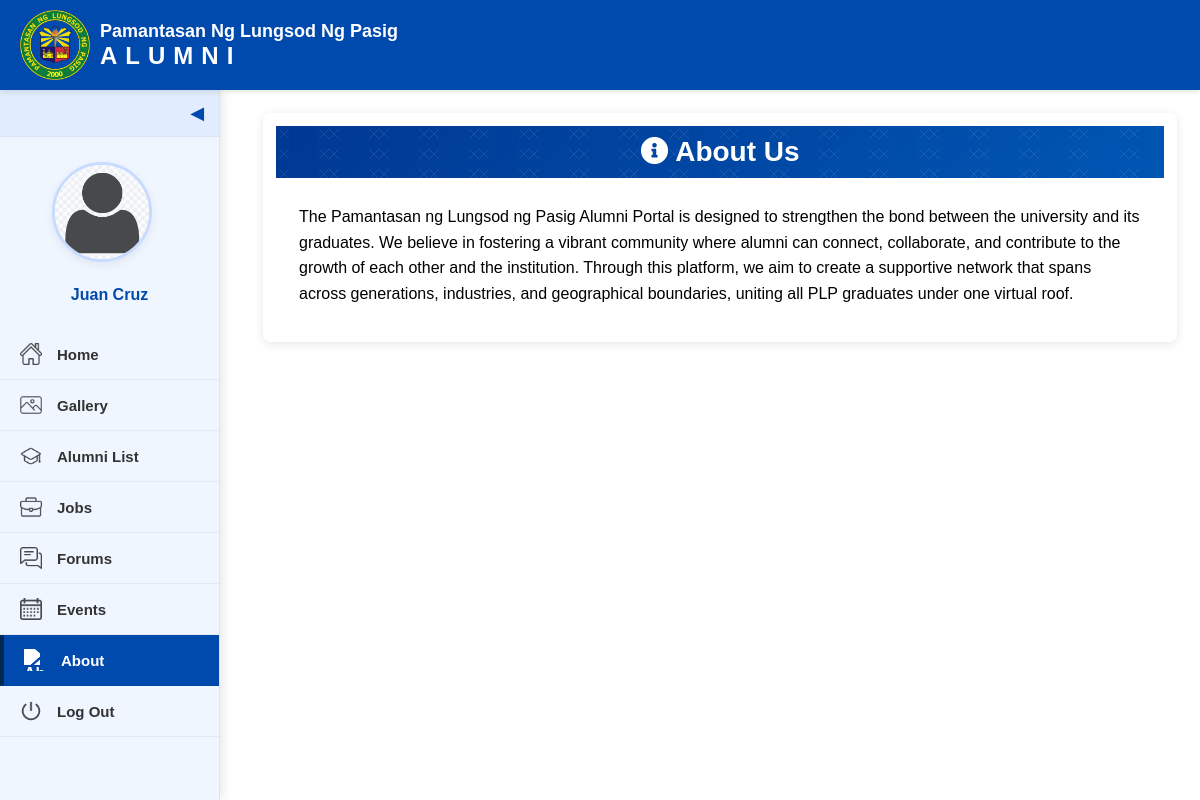
/alumni-about.php (signed in), run on the app's committed database.
### tables this page shows
CREATE TABLE `alumnus_bio` (
  `id` int(11) NOT NULL,
  `alumni_id` varchar(20) NOT NULL,
  `firstname` varchar(200) NOT NULL,
  `middlename` varchar(200) NOT NULL,
  `lastname` varchar(200) NOT NULL,
  `gender` varchar(20) NOT NULL,
  `batch` year(4) NOT NULL,
  `course_id` int(30) NOT NULL,
  `email` varchar(250) NOT NULL,
  `connected_to` tinyint(1) NOT NULL,
  `avatar` text NOT NULL,
  `status` tinyint(1) NOT NULL DEFAULT 0 COMMENT '0= Unverified, 1= Verified',
  `date_created` date NOT NULL DEFAULT current_timestamp()
);

CREATE TABLE `users` (
  `id` int(11) NOT NULL,
  `alumni_id` varchar(20) NOT NULL,
  `name` text NOT NULL,
  `username` varchar(200) NOT NULL,
  `password` text NOT NULL,
  `type` tinyint(1) NOT NULL DEFAULT 3 COMMENT '1=Admin,2=Alumni officer, 3= alumnus',
  `auto_generated_pass` text NOT NULL
);

CREATE TABLE `system_settings` (
  `id` int(30) NOT NULL,
  `name` text NOT NULL,
  `email` varchar(200) NOT NULL,
  `contact` varchar(20) NOT NULL,
  `cover_img` text NOT NULL,
  `about_content` text NOT NULL
);

### alumni-about.php (the view, shortened to what this page needs)
<?php
include 'admin/db_connect.php';
$about_query = "SELECT about_content, name FROM system_settings LIMIT 1";
$about_result = $conn->query($about_query);
$about_data = $about_result->fetch_assoc();
$about_content = $about_data['about_content'] ?? '';
$avatar = 'images/avatar.png';
$display_name = 'Alumni User';
if(isset($_SESSION['login_id'])) {
    $alumni_id = $_SESSION['login_id'];
    $user_query = "SELECT * FROM users WHERE alumni_id = ?";
    $user_stmt = $conn->prepare($user_query);
    $user_stmt->bind_param("s", $alumni_id);
    $user_stmt->execute();
    $user_result = $user_stmt->get_result();
    $user_data = $user_result->fetch_assoc();
    $alumni_query = "SELECT * FROM alumnus_bio WHERE alumni_id = ?";
    $alumni_stmt = $conn->prepare($alumni_query);
    $alumni_stmt->bind_param("s", $alumni_id);
    $alumni_stmt->execute();
    $alumni_result = $alumni_stmt->get_result();
    $alumni_data = $alumni_result->fetch_assoc();
    if(isset($user_data['name'])) {
        $display_name = $user_data['name'];
    }
    if(!empty($alumni_data['avatar']) && file_exists($alumni_data['avatar'])) {
        $avatar = $alumni_data['avatar'];
    }
}
?>
<!DOCTYPE html>
<html>
    <head>
        <link rel="stylesheet" href="style.css">
        <link rel="stylesheet" href="alumni-about.css">
        <link rel="stylesheet" href="https://cdnjs.cloudflare.com/ajax/libs/font-awesome/5.15.4/css/all.min.css">
    </head>
    <body>
        <div class="interface-header">
            <img src="images/logo.png" alt="PLP Logo" class="logo-interface">
            <div class="text">
                <div class="school-name">Pamantasan Ng Lungsod Ng Pasig</div>
                <div class="alumni-title">ALUMNI</div>
            </div>
        </div>
        <div class="about">
            <div class="sidebar" id="sidebar">
                <div class="toggle-btn" onclick="toggleSidebar()">&#x25C0;</div>
                <div class="sidebar-content">
                    <div class="profile-section">
                        <a href="alumni-manage-profile.php" class="profile-pic">
                            <img src="<?php echo htmlspecialchars($avatar); ?>" alt="Profile Picture">
                        </a>
                        <div class="profile-name"><?php echo htmlspecialchars($display_name); ?></div>
                    </div>
                    <a href="alumni-home.php"><img src="images/home.png" alt="Home"><span>Home</span></a>
                    <a href="alumni-gallery.php"><img src="images/gallery.png" alt="Gallery"><span>Gallery</span></a>
                    <a href="alumni-list.php"><img src="images/alumni_list.png" alt="Alumni List"><span>Alumni List</span></a>
                    <a href="alumni-job.php"><img src="images/jobs.png" alt="Jobs"><span>Jobs</span></a>
                    <a href="alumni-forums.php"><img src="images/forums.png" alt="Forums"><span>Forums</span></a>
                    <a href="alumni-events.php"><img src="images/calendar.png" alt="Events"><span>Events</span></a>
                    <a href="alumni-about.php" class="active"><img src="images/about.png" alt="About"><span>About</span></a>
                    <a href="landing.php"><img src="images/log-out.png" alt="Log Out"><span>Log Out</span></a>
                </div>
            </div>
            <div class="main-content">
                <div class="about-container">
                    <div class="about-header">
                        <div class="about-header-pattern"></div>
                        <h1><i class="fas fa-info-circle"></i> About Us</h1>
                    </div>
                    <div class="about-content">
                        <?php if(!empty($about_content)): ?>
                            <div class="about-section">
                                <?php echo html_entity_decode($about_content); ?>
                            </div>
                        <?php endif; ?>
                    </div>
                </div>
            </div>
        </div>
    </body>
</html>

### style.css (style rules this page uses)
* { margin: 0; padding: 0; box-sizing: border-box; overscroll-behavior: none; }
body { font-family: Arial, sans-serif; background-color: #ffffff; }
.text { display: flex; flex-direction: column; }
.school-name { font-size: 18px; color: #003366; font-weight: bold; }
.alumni-title { font-size: 24px; color: #003366; letter-spacing: 8px; font-weight: bold; }
.interface-header { background-color: #004aad; color: white; padding: 10px 20px; display: flex; align-items: center; position: fixed; top: 0; left: 0; width: 100%; z-index: 100; box-shadow: 0 2px 5px rgba(0, 0, 0, 0.1); height: 90px; }
.interface-header .school-name { color: white; }
.interface-header .alumni-title { color: white; }
.logo-interface { height: 70px; margin-right: 10px; }
.sidebar { background-color: #f0f6ff; width: 220px; height: calc(100vh - 90px); position: fixed; top: 90px; left: 0; display: flex; flex-direction: column; transition: all 0.3s ease; z-index: 5; overflow: hidden; box-shadow: 2px 0 10px rgba(0, 0, 0, 0.1); border-right: 1px solid #d9e5f6; }
.sidebar-content { width: 100%; display: flex; flex-direction: column; align-items: center; max-height: calc(100vh - 90px); overflow-y: auto; padding: 0 0 20px 0; -ms-overflow-style: none; scrollbar-width: none; }
.profile-section { display: flex; flex-direction: column; align-items: center; margin: 25px 0; padding: 0 10px; width: 100%; }
.profile-pic { position: relative; margin-bottom: 15px; text-align: center; width: 100%; }
.profile-pic img { width: 100px; height: 100px; border-radius: 50%; cursor: pointer; object-fit: cover; border: 3px solid #b7d0ff; transition: all 0.3s ease; box-shadow: 0 3px 10px rgba(0, 0, 0, 0.1); }
.profile-name { margin-top: 5px; font-size: 16px; font-weight: bold; color: #004aad; text-align: center; transition: all 0.3s ease; }
.toggle-btn { background-color: #e1ecff; color: #004aad; width: 100%; text-align: right; padding: 12px 15px; cursor: pointer; font-size: 18px; border-bottom: 1px solid #d9e5f6; transition: all 0.3s ease; }
.sidebar-content a { display: flex; align-items: center; width: 100%; color: #333; text-decoration: none; padding: 14px 20px; font-weight: bold; transition: all 0.3s ease; border-bottom: 1px solid rgba(0, 0, 0, 0.05); }
.profile-section .profile-pic { display: block; width: 100%; padding: 0; margin-bottom: 15px; text-align: center; border-bottom: none; }
.sidebar-content .profile-section a.profile-pic { display: block; text-align: center; padding: 0; border-bottom: none; width: 100%; }
.sidebar-content a img { width: 22px; height: 22px; margin-right: 15px; transition: all 0.3s ease; opacity: 0.7; }
.sidebar-content a span { transition: all 0.3s ease; font-size: 15px; }
.sidebar-content a.active { background-color: #004aad; color: white; border-left: 4px solid #002855; }
.sidebar-content a.active img { filter: brightness(0) invert(1); opacity: 1; }
.sidebar:not(.collapsed) .profile-pic img { width: 100px; height: 100px; border-width: 3px; }
.main-content { margin-left: 220px; padding: 20px 20px 20px 40px; position: relative; z-index: 2; margin-top: 90px; overflow-y: auto; max-height: calc(100vh - 90px); transition: all 0.3s ease; }
.main-content div { padding: 10px; margin: 3px; }

### alumni-about.css (style rules this page uses)
.about-container { max-width: 1200px; margin: 0 auto 40px; background-color: #fff; border-radius: 8px; box-shadow: 0 2px 10px rgba(0, 0, 0, 0.1); overflow: hidden; }
.about-header { position: relative; background: linear-gradient(135deg, #003893 0%, #0056b3 100%); color: white; padding: 30px; text-align: center; margin-bottom: 20px; }
.about-header h1 { font-size: 28px; margin: 0; position: relative; z-index: 1; }
.about-header-pattern { position: absolute; top: 0; left: 0; width: 100%; height: 100%; opacity: 0.1; }
.about-content { padding: 20px 30px; line-height: 1.6; }
.about-section { margin-bottom: 30px; }

### data on the page
alumnus_bio: avatar (placeholder picture)
users: name "Juan Cruz"
system_settings: about_content "The Pamantasan ng Lungsod ng Pasig Alumni Portal is designed to strengthen the bond between the university and its graduates. We believe in fostering a vibrant community where alumni can connect, collaborate, and contribute to the growth of each other and the institution. Through this platform, we aim to create a supportive network that spans across generations, industries, and geographical boundaries, uniting all PLP graduates under one virtual roof."
